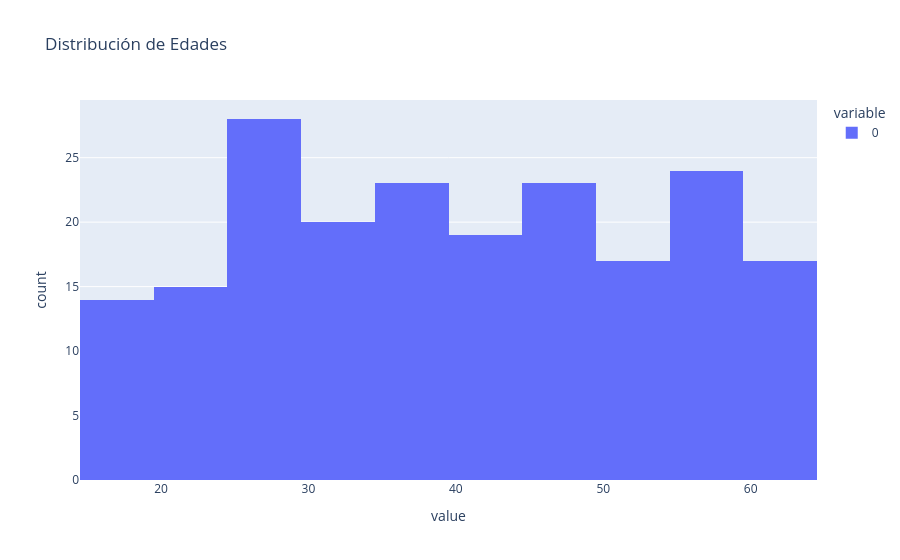

Write notebook code for a chart like this one.
### Markdown cell above
---
**2. Histogramas**

Útiles para visualizar la distribución de una variable numérica.

### Code cell
import plotly.express as px
import numpy as np

# Generando datos de muestra: edades
edades = np.random.randint(18, 65, size=200)

# Creando un histograma con un número específico de bins
fig = px.histogram(edades, nbins=20, title='Distribución de Edades')
fig.show()

### Figure 1 — Plotly figure (JSON) as saved in the notebook; plotly's stock layout.template omitted (floating-point values rounded to 4 significant figures; data arrays with more than 128 entries replaced by an {"elided": "..."} marker saying what was removed)
{"data": [{"alignmentgroup": "True", "bingroup": "x", "hovertemplate": "variable=0<br>value=%{x}<br>count=%{y}<extra></extra>", "legendgroup": "0", "marker": {"color": "#636efa", "pattern": {"shape": ""}}, "name": "0", "nbinsx": 20, "offsetgroup": "0", "orientation": "v", "showlegend": true, "type": "histogram", "x": {"elided": "200 int values"}, "xaxis": "x", "yaxis": "y"}], "layout": {"barmode": "relative", "legend": {"title": {"text": "variable"}, "tracegroupgap": 0}, "title": {"text": "Distribución de Edades"}, "xaxis": {"anchor": "y", "domain": [0, 1], "title": {"text": "value"}}, "yaxis": {"anchor": "x", "domain": [0, 1], "title": {"text": "count"}}}}
